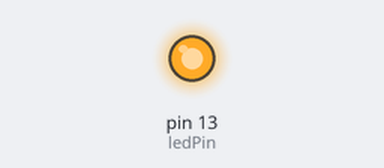
Bench run of a sketch on a simulated Arduino Uno, built with avr-gcc and run on an emulated ATmega328P. On the bench: output pins drawn as LEDs (lit = HIGH).

Above: at 0.12 s.
At 6.3 s:
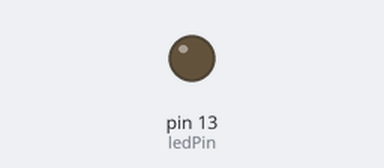
Timing chart, 0 to 10.4 s (numbered marks = the images above):
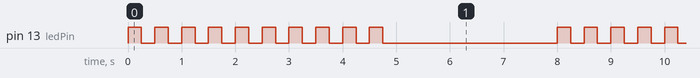

The sketch:

sketch_4_1.ino
```cpp
const int ledPin = 13;
const int delayPeriod = 250;

void setup()
{
  pinMode(ledPin, OUTPUT);
  // put your setup code here, to run once:
}

void loop()
{
  flash(ledPin, 10, delayPeriod);
  delay(3000);
  // put your main code here, to run repeatedly:
}

void flash(int led, int numFlashes, int delayTime)
{
  for (int i = 0;  i < numFlashes; i++)
  {
    digitalWrite(led, HIGH);
    delay(delayTime);
    digitalWrite(led, LOW);
    delay(delayTime);
  }

}
```

Measured:
- by itself, pin 13 (ledPin): repeats every 8.0 s: 9 × (LOW 0.25 s, HIGH 0.25 s), LOW 3.3 s, HIGH 0.25 s
- by itself, everything shown: repeats every 8.0 s, in 20 steps
